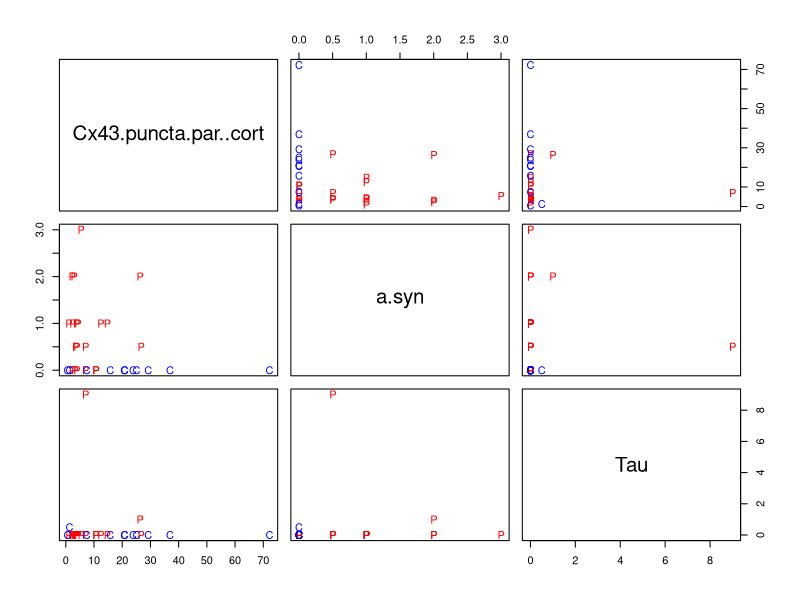
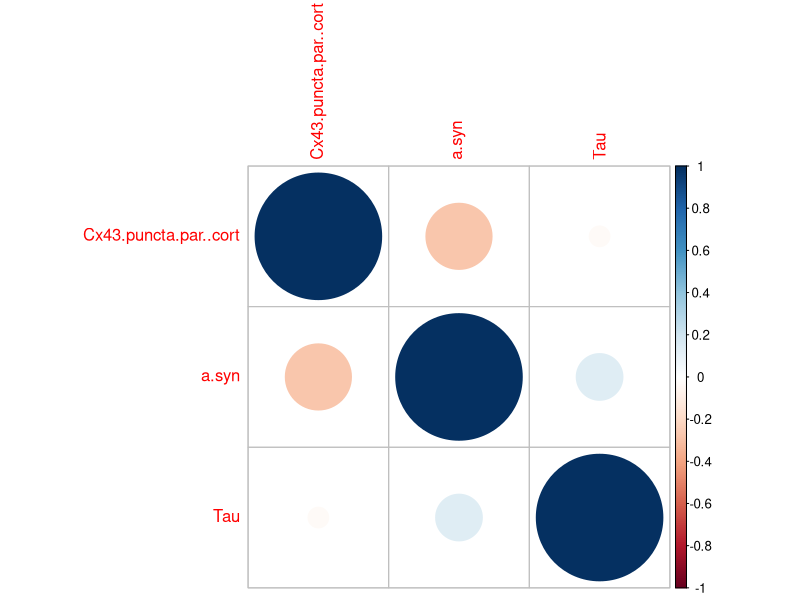
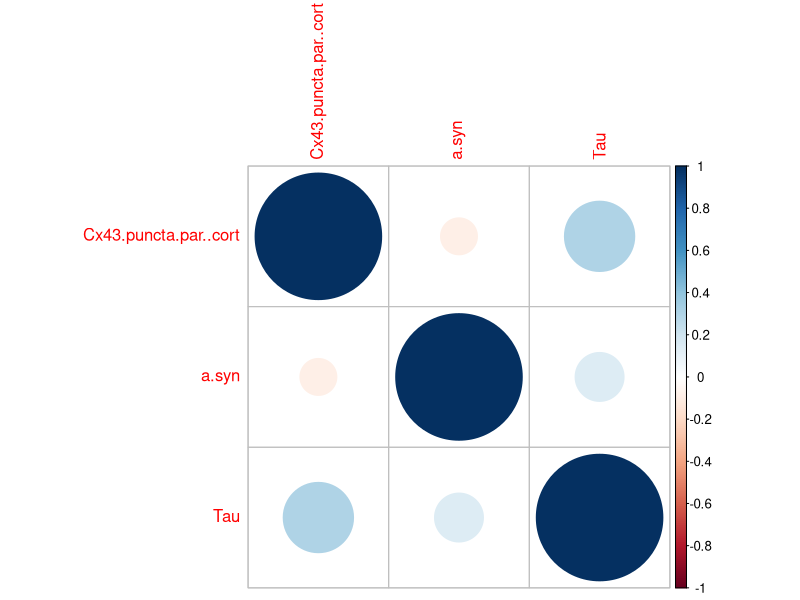
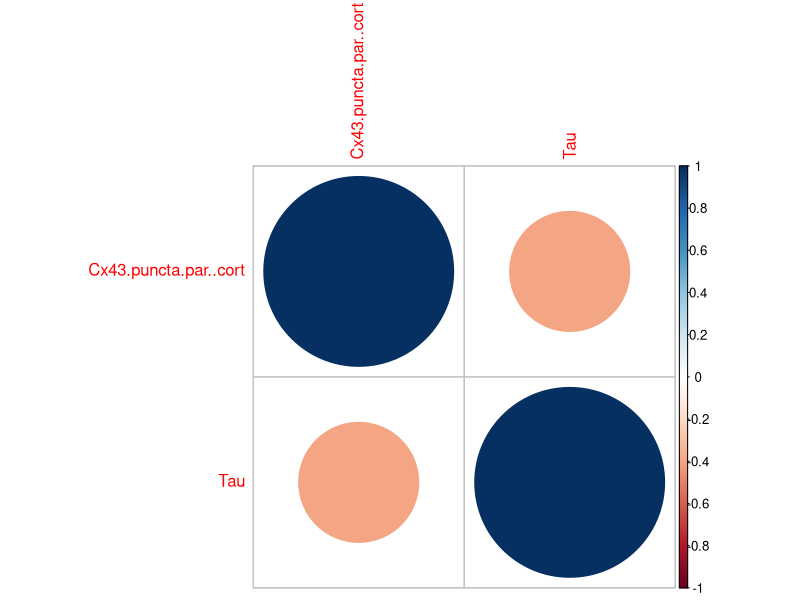

The R source for these figures, in order:
## ---- chunk 1
library(stringr)
library(corrplot)
library(Hmisc)
## ---- chunk 2
dat <- read.csv("../data/Cx43_vs_aggregates_parietal_cortex.csv", header=T, na.string="N/A")
row.names(dat) <- dat$Donor
dat$Donor <- NULL
dat$Cx43.prot.par..cort <- NULL

group <- c(rep("P", 20),rep("C", 20))
groupColor <- ifelse(group=="P", "red", "blue")

knitr::kable(dat)
## ---- chunk 3
pairs(dat, pch=group, col=groupColor)
## ---- chunk 4
tbl <- as.data.frame(table(dat$a.syn))
names(tbl) <- c("Alpha-synuclein", "Frequency")
knitr::kable(tbl, caption="Alpha-synuclein", format = "html", table.attr = "style='width:30%;'")
## ---- chunk 5
tbl <- as.data.frame(table(dat$Tau))
names(tbl) <- c("Tau", "Frequency")
knitr::kable(tbl, caption="Tau", format = "html", table.attr = "style='width:30%;'")
## ---- chunk 6
corMat <- rcorr(as.matrix(dat), type="spearman")
corrplot(corMat$r, method="circle")
corMatTable <- round(corMat$r, 3)
corMatTable[upper.tri(corMatTable, diag=TRUE)] <- ""
corMatP <- round(corMat$P, 3)
corMatP <- ifelse(corMatP==0, "<0.001", corMatP)
corMatTable[upper.tri(corMatTable)] <- corMatP[upper.tri(corMatP)]
knitr::kable(corMatTable, caption="Correlation coefficients (Spearman's rho) are below the diagonal and p-values are above the diagonal.")
## ---- chunk 7
tbl <- as.data.frame(table(dat$a.syn[group=="P"]))
names(tbl) <- c("Alpha-synuclein", "Frequency")
knitr::kable(tbl, caption="Alpha-synuclein", format = "html", table.attr = "style='width:30%;'")
## ---- chunk 8
tbl <- as.data.frame(table(dat$Tau[group=="P"]))
names(tbl) <- c("Tau", "Frequency")
knitr::kable(tbl, caption="Tau", format = "html", table.attr = "style='width:30%;'")
## ---- chunk 9
corMat <- rcorr(as.matrix(dat[group=="P",]), type="spearman")
corrplot(corMat$r, method="circle")
corMatTable <- round(corMat$r, 3)
corMatTable[upper.tri(corMatTable, diag=TRUE)] <- ""
corMatP <- round(corMat$P, 3)
corMatP <- ifelse(corMatP==0, "<0.001", corMatP)
corMatTable[upper.tri(corMatTable)] <- corMatP[upper.tri(corMatP)]
knitr::kable(corMatTable, caption="Correlation coefficients (Spearman's rho) are below the diagonal and p-values are above the diagonal.")
## ---- chunk 10
tbl <- as.data.frame(table(dat$a.syn[group=="C"]))
names(tbl) <- c("Alpha-synuclein", "Frequency")
knitr::kable(tbl, caption="Alpha-synuclein", format = "html", table.attr = "style='width:30%;'")
## ---- chunk 11
tbl <- as.data.frame(table(dat$Tau[group=="C"]))
names(tbl) <- c("Tau", "Frequency")
knitr::kable(tbl, caption="Tau", format = "html", table.attr = "style='width:30%;'")
## ---- chunk 12
corMat <- rcorr(as.matrix(dat[group=="C",c(1,3)]), type="spearman")
corrplot(corMat$r, method="circle")
corMatTable <- round(corMat$r, 3)
corMatTable[upper.tri(corMatTable, diag=TRUE)] <- ""
corMatP <- round(corMat$P, 3)
corMatP <- ifelse(corMatP==0, "<0.001", corMatP)
corMatTable[upper.tri(corMatTable)] <- corMatP[upper.tri(corMatP)]
knitr::kable(corMatTable, caption="Correlation coefficients (Spearman's rho) are below the diagonal and p-values are above the diagonal.")
